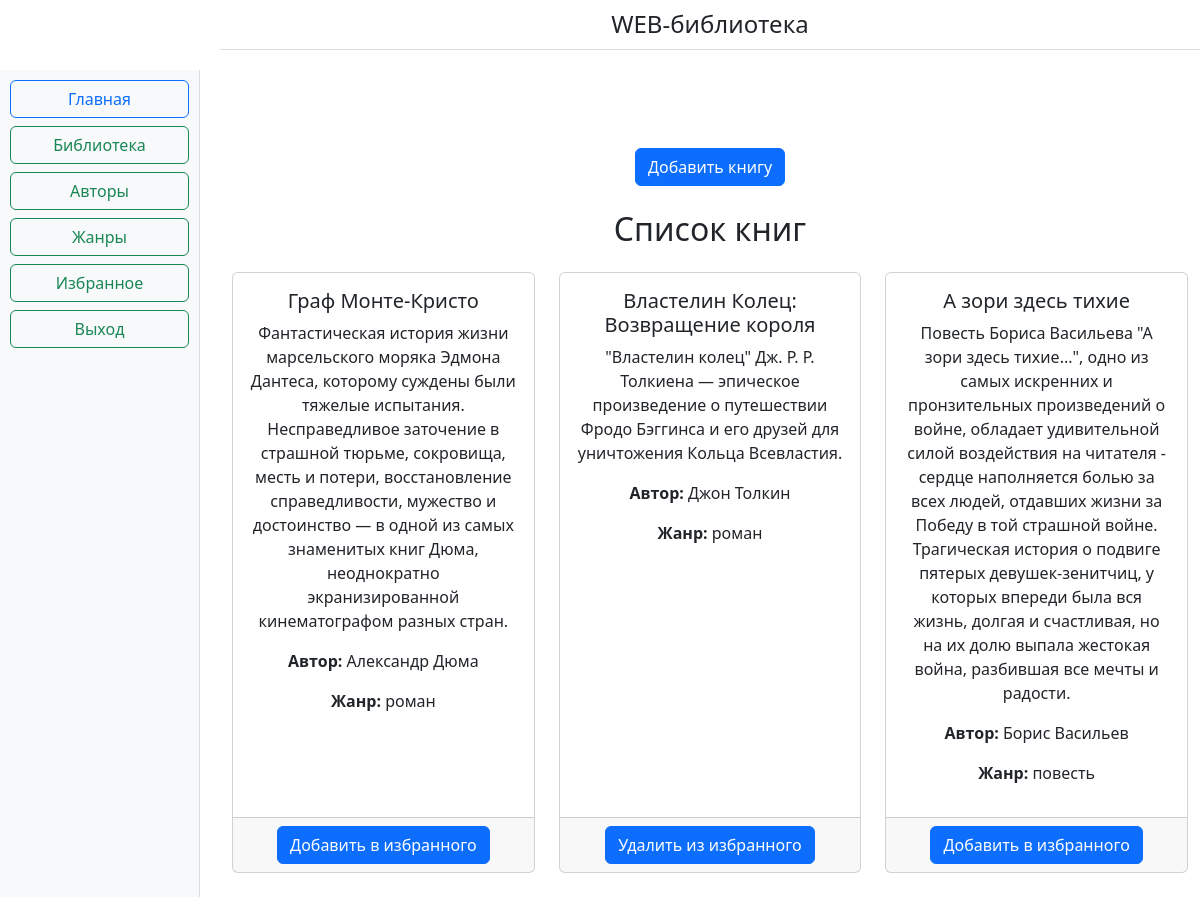
The page /book/library (signed in) on the database its author committed.
### app/models/book.py (models this page shows)
class Book(Base):  # модель Book, наследованная от ранее написанного Base
    __tablename__ = 'books'
    __table_args__ = {'extend_existing': True}
    id = Column(Integer, primary_key=True, index=True)
    title = Column(String)
    description = Column(String)
    author = Column(String)
    genre = Column(String)
    user_books = relationship('UserBook',  back_populates='book')
    users = relationship('User', secondary='user_book', back_populates='books')

### app/routers/book.py (the view)
@router.get('/library')
async def all_books(request: Request, db: Annotated[Session, Depends(get_db)], user: User = Depends(get_current_user)):
    books = db.query(Book).all()
    return templates.TemplateResponse('books.html', {'request': request, 'books': books, 'user': user})

### app/templates/books.html (shortened to what this page needs)
{% extends 'base.html' %}
{% block header %}
    {{ super() }}
{% endblock %}
{% block navigation %}
    {{ super() }}
{% endblock %}
{% block content %}
<div class="container mt-5">
    <div class="text-center mb-4">
        <a href="/book/create" class="btn btn-primary">Добавить книгу</a>
    </div>
    <h2 class="text-center mb-4">Список книг</h2>
    <div class="row">
        {% for book in books %}
            <div class="col-md-4 mb-4">
                <div class="card h-100">
                    <div class="card-body">
                        <h5 class="card-title">{{ book.title }}</h5>
                        <p class="card-text">{{ book.description }}</p>
                        <p><strong>Автор:</strong> {{ book.author }}</p>
                        <p><strong>Жанр:</strong> {{ book.genre }}</p>
                    </div>
                    <div class="card-footer text-center">
                        <a href="/book/add/{{ book.id }}" class="btn btn-primary">
                            {{ 'Удалить из избранного' if book in user.books else 'Добавить в избранного' }}
                        </a>
                    </div>
                </div>
            </div>
        {% endfor %}
    </div>
</div>
{% endblock %}

### rows shown on the page
Book: title "Граф Монте-Кристо", description "Фантастическая история жизни марсельского моряка Эдмона Дантеса, которому суждены были тяжелые испытания. Несправедливое заточение в страшной тюрьме, сокровища, месть и потери, восстановление справедливости, мужество и достоинство — в одной из самых знаменитых книг Дюма, неоднократно экранизированной кинематографом разных стран.", author "Александр Дюма", genre "роман", books "Добавить в избранного"
Book: title "Властелин Колец: Возвращение короля", description "\"Властелин колец\" Дж. Р. Р. Толкиена — эпическое произведение о путешествии Фродо Бэггинса и его друзей для уничтожения Кольца Всевластия.", author "Джон Толкин", genre "роман", books "Удалить из избранного"
Book: title "А зори здесь тихие", description "Повесть Бориса Васильева \"А зори здесь тихие...\", одно из самых искренних и пронзительных произведений о войне, обладает удивительной силой воздействия на читателя - сердце наполняется болью за всех людей, отдавших жизни за Победу в той страшной войне. Трагическая история о подвиге пятерых девушек-зенитчиц, у которых впереди была вся жизнь, долгая и счастливая, но на их долю выпала жестокая война, разбившая все мечты и радости.", author "Борис Васильев", genre "повесть", books "Добавить в избранного"
